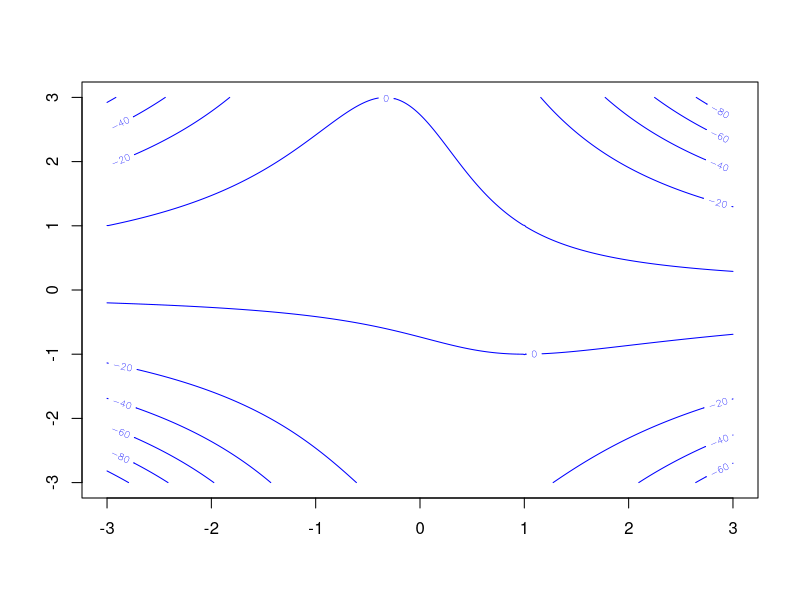

Recreate this plot in R.
########################## [ 1 a ] #############################################
# The gradient and the Hessian matrix is as follows
# Gradient of g = (-2x - 2xy^2 - 2y + 2, -2x^2y - 2x)
# Hessian of g = (-2y^2 - 2, -4xy - 2, -4xy - 2, -2x^2)

# Function g
g <- function(x, y) {
  ret <- -x^2 - x^2 * y^2 - 2 * x * y + 2 * x + 2
  return(ret)
}

# First derivative
dg <- function(x, y) {
  ret <- matrix(data = c(-2 * x - 2 * x * y^2 - 2 * y  + 2,
                         -2 * x^2 * y - 2 * x),
                ncol = 1, nrow = 2)
  return(ret)
}

# Second derivative
d2g <- function(x, y) {
  ret <- matrix(data = c(-2 * y^2 - 2, -4 * x * y - 2,
                         -4 * x * y - 2, -2 * x^2),
                ncol = 2, nrow = 2)
  return(ret)
}

# Draw contour plot
n <- 3
x <- seq(-n, n, by = 0.01)
y <- seq(-n, n, by = 0.01)
dx <- length(x)
dy <- length(y)
gx <- matrix(rep(NA, dx * dy), nrow = dx, ncol = dy)
gx <- sapply(y, function(i) sapply(x, function(j) g(i, j)))

contour(x, y, gx, nlevels = 7, col = "blue")
################################################################################


########################## [ 1 b ] #############################################
# define distance of two points
distance <- function(xt1, xt0) {
  ret <- t(xt1 - xt0) %*% (xt1 - xt0)
  return(ret[1][1])
}

# newton function with eps = 1e-8 and max_step = 1000
# x0 is the initial value
newton <- function(x0, eps = 1e-8, max_step = 1000) {
  xt0  <- x0
  for (i in 1:max_step){
    xt1  <- xt0 - solve(d2g(xt0[1], xt0[2])) %*% dg(xt0[1], xt0[2])
    criterion <- distance(xt1, xt0)
    # we get the qualified result
    if (criterion < eps) {
      cat("Converged after ", i, " steps\n")
      return(xt1)
    }
    xt0 <- xt1
  }
  # after max_step steps, we still cannot get the qualified result
  cat("Did not converge after", max_step, " steps\n")
}
################################################################################


########################## [ 1 c ] #############################################
# let's use (2,0),(-1,2),(0,-1) and (0,2) as initial values.
# and we get the following results using the newton function above.

# we use the default and max_step.
newton_value_1 <- newton(matrix(c(2, 0), nrow = 2, ncol = 1))
newton_value_2 <- newton(matrix(c(-1, 2), nrow = 2, ncol = 1))
newton_value_3 <- newton(matrix(c(0, -1), nrow = 2, ncol = 1))
newton_value_4 <- newton(matrix(c(0, 2), nrow = 2, ncol = 1))

# We find the following results.
# (1,-1),(7.022621e-12,1),(0,1),(0,1)

# It seems that we have 2 points (1,-1)(init point 1) and (0,1)(init point 2-4)

# we can calculate the Gradient vector and Hessian matrix of g at these points
# using dg and d2g function defined above. The result is as follows.

gradient_1 <- dg(1, -1)
gradient_2 <- dg(-0, 1)

hessian_1 <-  d2g(1, -1)
hessian_2 <-  d2g(0, 1)

check_type <- function(hessian_matrix) {
  eigenvalues <- eigen(hessian_matrix)$values
  if (all(eigenvalues > 0)) {
    cat("Local minimum\n")
  } else if (all(eigenvalues < 0)) {
    cat("Local maximum\n")
  } else {
    cat("Saddle point\n")
  }
}
check_type(hessian_1)
check_type(hessian_2)

#  |  Point | Gradient | Hessian             |  Type        |
#  |:---:   |:---:     |:---:                | :---:        |
#  |(1, -1) | 0 & 0    |  -4 & 2  \\ 2  & -2 | Local maximum|
#  |(0, 1)  | 0 & 0    |  -4 & -2 \\ -2 & 0  | Saddle point |

# According to the table above and the contour plot, we can find that
# point (0,1) are the global maximum if x,y \in [-3, 3] range.
################################################################################

########################## [ 1 d] #############################################
# The advantages of the steepest ascent algorithm is that it is easy to
# calculate without need to consider about the second derivative of the
# function. But the steepest ascent algorithm is not as efficient as the
# Newton method.

# Newton method, can get the answer much faster than other methods,however, it
# cannot guaranteed that g(x) will increase every single step. And we have to
# calculate the second derivative of the function. Another thing we need to
# mention is that we have to choose a proper initial value to get a convergent
# result. If we choose a bad initial value, we may get a diverge result since
# the Newton method is sensitive to the initial value.

################################################################################
